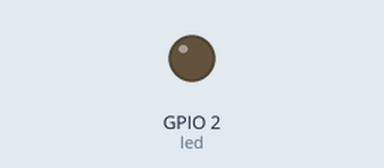
The program below on a simulated ESP32 board running MicroPython. Parts: output pins drawn as LEDs (lit = HIGH).

Above: at 0.15 s.
Timing chart, 0 to 1.6 s (numbered marks = the images above):
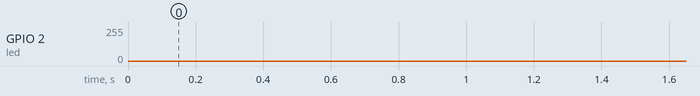

The program:

pwm.py
```python
from machine import Pin, PWM
import time


def debug():
    led = PWM(Pin(2))
    led.freq(1000)
    led.duty(100)


def main():
    led = PWM(Pin(2))
    led.freq(1000)

    while True:
        for i in range(0, 1024):
            led.duty(i)
            time.sleep(0.001)

        for i in range(1023, -1, -1):
            led.duty(i)
            time.sleep(0.001)


if __name__ == '__main__':
    main()
```
